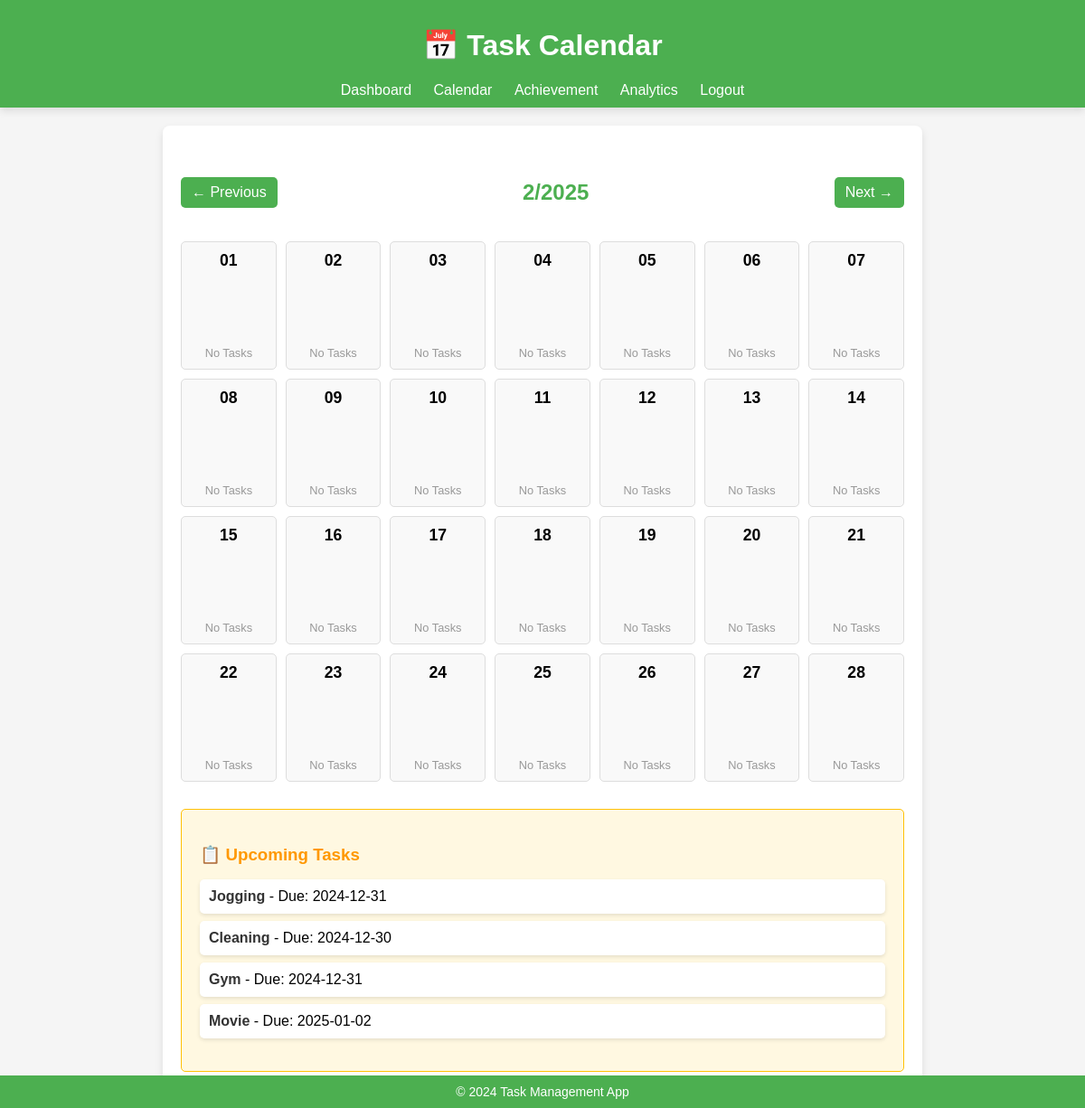
The app's page /calendar?year=2025&month=2 (signed in) with its own data.
### main.py (models this page shows)
class Task(db.Model):
    id = db.Column(db.Integer, primary_key=True)
    title = db.Column(db.String(100), nullable=False)
    description = db.Column(db.Text, nullable=True)
    due_date = db.Column(db.Date, nullable=False)
    status = db.Column(db.String(20), default='Pending')
    priority = db.Column(db.String(10), default='Low')
    user_id = db.Column(db.Integer, db.ForeignKey('user.id'))
    created_date = db.Column(db.DateTime, default=datetime.utcnow)
    completed_date = db.Column(db.DateTime, nullable=True)
    is_deleted = db.Column(db.Boolean, default=False)

### main.py (the view)
@app.route('/calendar')
def calendar():
    user = get_current_user()  # Assuming this gets the current user
    if not user:
        flash('Please log in first.', 'warning')
        return redirect(url_for('login'))
    tasks = Task.query.filter_by(user_id=user.id, is_deleted=False).all()
    events = []
    for task in tasks:
        if task.due_date:
            event = {
                'title': task.title,
                'start': task.due_date.strftime('%Y-%m-%d'),
                'description': task.description,
                'priority': task.priority
            }
            events.append(event)
    year = int(request.args.get('year', datetime.now().year))
    month = int(request.args.get('month', datetime.now().month))
    today = datetime.now()
    month_start = datetime(year, month, 1)
    next_month = (month_start.replace(day=28) + timedelta(days=4)).replace(day=1)
    month_end = next_month - timedelta(days=1)
    calendar_days = []
    tasks_by_date = defaultdict(list)
    for task in tasks:
        if task.due_date:
            tasks_by_date[task.due_date].append(task)
    current_day = month_start
    while current_day <= month_end:
        tasks_for_day = tasks_by_date.get(current_day.date(), [])
        calendar_days.append({
            'date': current_day.strftime('%Y-%m-%d'),
            'day': current_day.strftime('%d'),
            'is_today': current_day.date() == today.date(),
            'tasks': [{
                'title': task.title,
                'priority': task.priority,
                'description': task.description
            } for task in tasks_for_day]
        })
        current_day += timedelta(days=1)
    prev_month = (month_start - timedelta(days=1)).month
    prev_year = (month_start - timedelta(days=1)).year
    next_month = (month_end + timedelta(days=1)).month
    next_year = (month_end + timedelta(days=1)).year
    return render_template(
        'calendar.html',
        events=events,
        calendar_days=calendar_days,
        current_year=year,
        current_month=month,
        prev_year=prev_year,
        prev_month=prev_month,
        next_year=next_year,
        next_month=next_month
    )

### main.py (called while the page is built)
def get_current_user():
    user_id = session.get('user_id')
    if user_id:
        return db.session.get(User, user_id)
    return None

### templates/calendar.html (shortened to what this page needs)
<!DOCTYPE html>
<html lang="en">
<head>
    <link rel="stylesheet" href="{{ url_for('static', filename='styles.css') }}">
</head>
<body>
    <header>
        <h1>📅 Task Calendar</h1>
        <nav>
            <a href="{{ url_for('dashboard') }}">Dashboard</a>
            <a href="{{ url_for('calendar') }}">Calendar</a>
            <a href="{{ url_for('achievement') }}">Achievement</a>
            <a href="{{ url_for('analytics') }}">Analytics</a>
            <a href="{{ url_for('logout') }}">Logout</a>
        </nav>
    </header>
    <main>
        <div class="calendar-container">
            <div class="calendar-navigation">
                <a href="{{ url_for('calendar', year=prev_year, month=prev_month) }}">← Previous</a>
                <h2>{{ current_month }}/{{ current_year }}</h2>
                <a href="{{ url_for('calendar', year=next_year, month=next_month) }}">Next →</a>
            </div>
            <div class="calendar">
                {% for day in calendar_days %}
                    <div class="day {% if day.is_today %}today{% endif %} {% if day.tasks %}has-task{% endif %}">
                        <strong>{{ day.day }}</strong>
                        <div class="tasks">
                            {% if day.tasks %}
                                {% for task in day.tasks %}
                                    {% if not task.is_completed and not task.is_deleted %}
                                        <div class="task-item {{ task.priority|lower }}">
                                            📝 {{ task.title }}
                                        </div>
                                    {% endif %}
                                {% endfor %}
                            {% else %}
                                <div class="no-task">No Tasks</div>
                            {% endif %}
                        </div>
                    </div>
                {% endfor %}
            </div>
        </div>
        <div class="task-details">
            <h3>📋 Upcoming Tasks</h3>
            {% if events %}
                <ul>
                    {% for event in events %}
                        <li>
                            <strong>{{ event.title }}</strong> - Due: {{ event.start }}
                        </li>
                    {% endfor %}
                </ul>
            {% else %}
                <p>No upcoming tasks! 🎉</p>
            {% endif %}
        </div>
    </main>
    <footer>
        <p>&copy; 2024 Task Management App</p>
    </footer>
</body>
</html>

### static/styles.css (style rules this page uses)
body { font-family: Arial, sans-serif; margin: 0; padding: 0; background-color: #f5f5f5; }
header { background-color: #4CAF50; color: white; padding: 10px 0; text-align: center; box-shadow: 0 4px 8px rgba(0, 0, 0, 0.1); }
header nav a { color: white; margin: 0 10px; text-decoration: none; font-size: 16px; }
main { margin: 20px auto; padding: 20px; background-color: white; max-width: 800px; border-radius: 8px; box-shadow: 0 4px 8px rgba(0, 0, 0, 0.1); }
a { color: #4CAF50; text-decoration: none; }
footer { text-align: center; padding: 10px; background-color: #4CAF50; color: white; position: fixed; bottom: 0; width: 100%; }
footer p { margin: 0; font-size: 14px; }

### templates/calendar.html (style rules this page uses)
body { font-family: Arial, sans-serif; margin: 0; padding: 0; }
header { background: #4CAF50; color: white; text-align: center; padding: 10px 0; }
nav { margin-top: 10px; }
nav a { color: white; text-decoration: none; margin: 0 10px; }
.calendar-container { margin: 20px auto; max-width: 900px; text-align: center; }
h2 { color: #4CAF50; margin-bottom: 20px; }
.calendar-navigation { display: flex; justify-content: space-between; align-items: center; margin-bottom: 20px; }
.calendar-navigation a { text-decoration: none; background: #4CAF50; color: white; padding: 8px 12px; border-radius: 5px; }
.calendar { display: grid; grid-template-columns: repeat(7, 1fr); gap: 10px; text-align: center; margin-top: 20px; }
.day { border: 1px solid #ddd; padding: 10px; border-radius: 5px; background-color: #f9f9f9; transition: background-color 0.3s ease; min-height: 120px; display: flex; flex-direction: column; justify-content: space-between; }
.day strong { font-size: 1.1em; }
.day .tasks { margin-top: 5px; overflow-y: auto; max-height: 80px; }
.day .no-task { font-size: 0.8em; color: #999; margin-top: 10px; }
.task-details { margin-top: 30px; padding: 20px; background-color: #fff8e1; border: 1px solid #ffc107; border-radius: 5px; }
.task-details h3 { margin-bottom: 15px; color: #ff9800; }
.task-details ul { list-style: none; padding: 0; }
.task-details li { margin: 8px 0; padding: 10px; border-radius: 5px; background-color: #fff; box-shadow: 0 2px 4px rgba(0,0,0,0.1); }
.task-details li strong { color: #333; }
footer { text-align: center; padding: 10px 0; margin-top: 30px; background: #4CAF50; color: white; }

### records on screen
Task: title "Jogging", start "2024-12-31"
Task: title "Cleaning", start "2024-12-30"
Task: title "Gym", start "2024-12-31"
Task: title "Movie", start "2025-01-02"

### other values on screen
{{ current_month }} "2"
{{ current_year }} "2025"
{{ day.day }} "01" "02" "03" "04" "05" "06" "07" "08" "09" "10" "11" "12" "13" "14" "15" "16" "17" "18" "19" "20" "21" "22" "23" "24" "25" "26" "27" "28"
